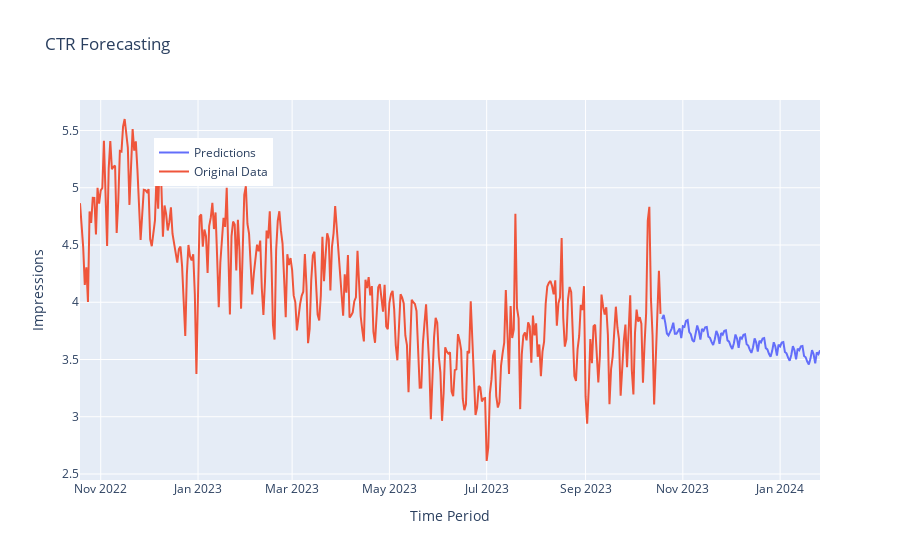

Notebook code cell kept with this figure:
### Code cell
# Now, let’s visualize the forecasted trend of CTR:

# Create a DataFrame with the original data and predictions
forecast = pd.DataFrame({'Original': time_series, 'Predictions': predictions})

# Plot the original data and predictions
fig = go.Figure()

fig.add_trace(go.Scatter(x=forecast.index, y=forecast['Predictions'],
                         mode='lines', name='Predictions'))

fig.add_trace(go.Scatter(x=forecast.index, y=forecast['Original'],
                         mode='lines', name='Original Data'))

fig.update_layout(title='CTR Forecasting',
                  xaxis_title='Time Period',
                  yaxis_title='Impressions',
                  legend=dict(x=0.1, y=0.9),
                  showlegend=True)

fig.show()

### Figure 1 — Plotly figure (JSON) as saved in the notebook; plotly's stock layout.template omitted (floating-point values rounded to 4 significant figures; data arrays with more than 128 entries replaced by an {"elided": "..."} marker saying what was removed)
{"data": [{"mode": "lines", "name": "Predictions", "type": "scatter", "x": {"elided": "465 str values"}, "y": {"elided": "465 float values"}}, {"mode": "lines", "name": "Original Data", "type": "scatter", "x": {"elided": "465 str values"}, "y": {"elided": "465 float values"}}], "layout": {"legend": {"x": 0.1, "y": 0.9}, "showlegend": true, "title": {"text": "CTR Forecasting"}, "xaxis": {"title": {"text": "Time Period"}}, "yaxis": {"title": {"text": "Impressions"}}}}
